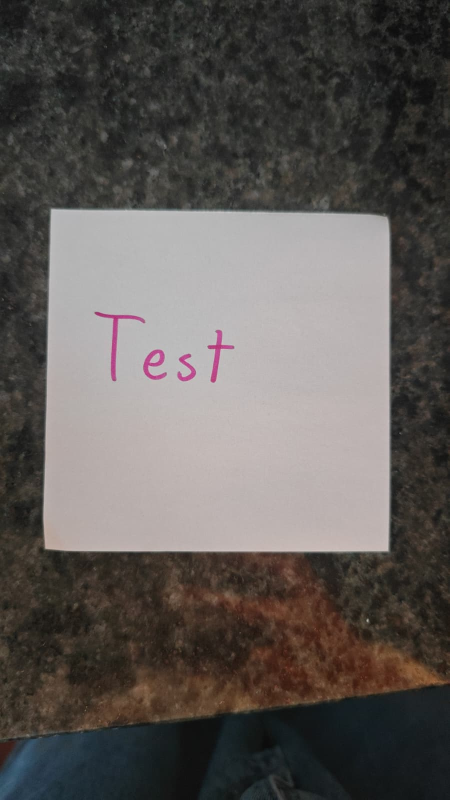
#> input picture test.jpeg, 899 x 1599 px (shown at 1/2 size)
$ python -i page.py   (imports and definitions only)
#> lines starting #> are read from the running program, lines starting #| are printed output that depends on the picture; after the words box and inside, x2 and y2 are one past the last pixel; in counts of white or black regions, pixels touching at a corner belong together
import cv2
import numpy as np


def order_corners(pts):
    pts = pts.reshape(4, 2).astype("float32")
    s = pts.sum(axis=1)
    d = np.diff(pts, axis=1)[:, 0]
    return np.array([
        pts[np.argmin(s)],
        pts[np.argmin(d)],
        pts[np.argmax(s)],
        pts[np.argmax(d)],
    ], dtype = "float32")

def find_page(gray):
    blur = cv2.GaussianBlur(gray, (5, 5), 0)
    _, mask = cv2.threshold(blur, 0, 255, cv2.THRESH_BINARY + cv2.THRESH_OTSU)
    contours, _ = cv2.findContours(mask, cv2.RETR_EXTERNAL, cv2.CHAIN_APPROX_SIMPLE)
    if not contours:
        raise ValueError("No page found. Is the paper on a darker background?")
    page = max(contours, key=cv2.contourArea)

    peri = cv2.arcLength(page, True)
    approx = cv2.approxPolyDP(page, 0.02 * peri, True)
    if len(approx) != 4:
        approx = cv2.boxPoints(cv2.minAreaRect(page))
    return order_corners(approx)

def flatten_page(img, corners, size_mm=(210, 297), px_per_mm=8):
    w = int(size_mm[0] * px_per_mm)
    h = int(size_mm[1] * px_per_mm)
    dst = np.array([
        [0,     0],
        [w - 1, 0],
        [w - 1, h - 1],
        [0, h - 1]
    ],
        dtype="float32")
    M = cv2.getPerspectiveTransform(corners, dst)
    return cv2.warpPerspective(img, M, (w, h))

>>> import cv2
>>> picture = cv2.imread('test.jpeg', cv2.IMREAD_GRAYSCALE)
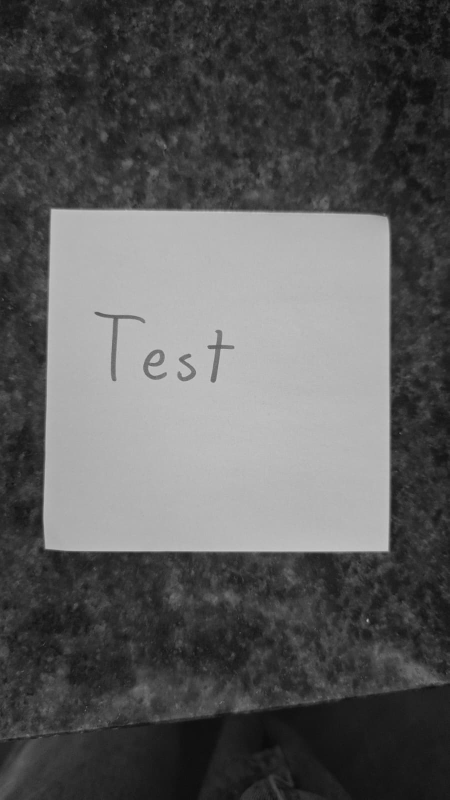
#> picture: shape (1599, 899) (shown at 1/2 size); min 10, max 204, mean 90.8
>>> result = find_page(picture)
#> in find_page, `_, mask = cv2.threshold(blur, 0, 255, cv2.THRESH_BINARY + cv2.THRESH_O..`:
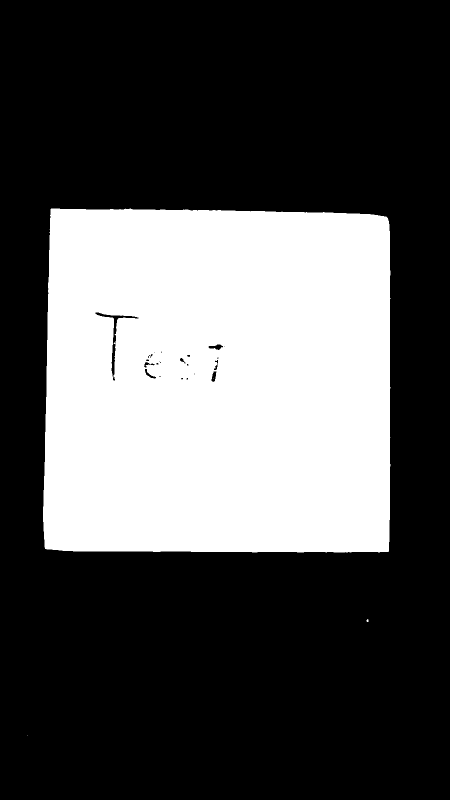
#> mask: shape (1599, 899) (shown at 1/2 size); 32.4% white; 4 white regions (3 under 20 px)
#> in find_page, `contours, _ = cv2.findContours(mask, cv2.RETR_EXTERNAL, cv2.CHAIN_APPR..`: contours = 3 contours, 2 with area under 20; largest, box (x1, y1, x2, y2) and area: (86, 417, 781, 1105) 466770
#> in find_page, `page = max(contours, key=cv2.contourArea)`: page = contour of 231 points, box (x1, y1, x2, y2) (86, 417, 781, 1105), area 466770
#> in find_page, `peri = cv2.arcLength(page, True)`: peri = 2755.7
#> in find_page, `approx = cv2.approxPolyDP(page, 0.02 * peri, True)`: approx = [[102, 417], [90, 1097], [776, 1103], [775, 436]]
#> in order_corners, `s = pts.sum(axis=1)`: s = [519, 1187, 1879, 1211]
#> in order_corners, `d = np.diff(pts, axis=1)[:, 0]`: d = [315, 1007, 327, -339]
#> result = [[102, 417], [775, 436], [776, 1103], [90, 1097]]
